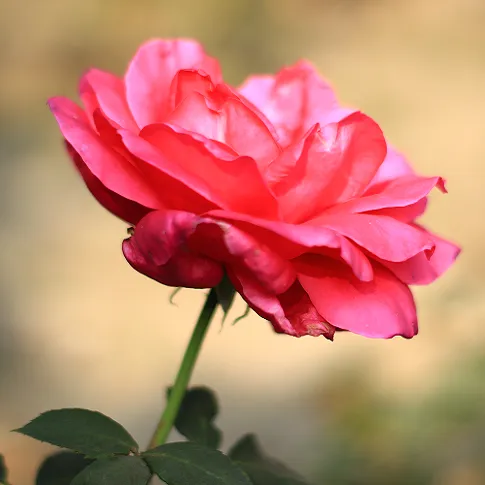
#> input picture rose.jpg, 485 x 485 px
$ jupyter execute ft.ipynb
#> lines starting #> are read from the running program, lines starting #| are printed output that depends on the picture
## E94096055 牛俊傑 工程數學(三)期末作業
#### 使用python做出一維以及二維的快速傅立葉變換

[cell 1]
import cv2 as cv
import numpy as np
from matplotlib import pyplot as plt
import scipy.fft

# 一維快速傅立葉變換FFT(fast fourier transfer)

[cell 2]
t = 0.5             # 取樣時間
sample_rate = 800  # 取樣率，每秒取幾個樣本
#建立隨便一個訊號
def signal(t, sample_rate):
    f = 10
    x = np.linspace(0, t, int(t * sample_rate), endpoint = False)
    return (np.sin(1 * f * 2 * np.pi * x) / 1 +    #方便觀察把1寫出來
            np.sin(3 * f * 2 * np.pi * x) / 2 +
            np.sin(4 * f * 2 * np.pi * x) / 5 +
            np.sin(8 * f * 2 * np.pi * x) / 3 )

samples = signal(t, sample_rate)#例子一
plt.plot(samples)#顯示例子一
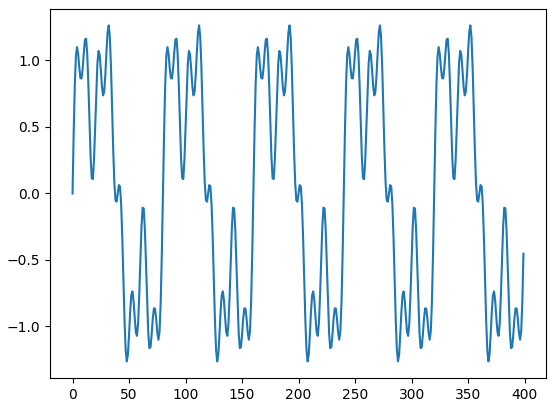
#> figure drawn by matplotlib, 1 panel; curve peaks at x = 32, y = 1.26

[cell 3]
sp = np.fft.fft(samples) #做np的FFT
freq = np.fft.fftfreq(samples.size, d = 1 / sample_rate) #頻率
amp = np.abs(sp) #振幅
#圖
ax = plt.gca()
ax.stem( freq ,amp / np.max(amp))#x:頻率，y:振幅
ax.set_xlim([0,  np.max(freq)])
plt.show()
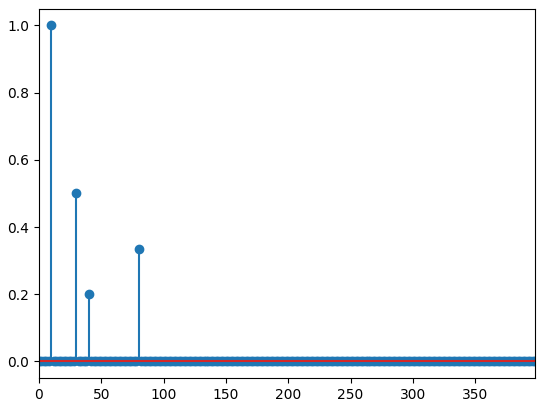
#> figure drawn by matplotlib, 1 panel

[cell 4]
sp2 = sp.copy()
# 濾掉頻率 10 與 -10 以外的部份
sp2[np.intersect1d(np.where(freq != 10), np.where(freq!=-10))]=0
# 只需要實部的部份
samples2 = np.fft.ifft(sp2).real
#取x範圍與dx
x = np.linspace(0, t, int(t * sample_rate), endpoint = False)
plt.plot(x, samples,label = 'sample signal')
plt.plot(x, samples2,label = 'after filter')
plt.legend()#顯示圖例
plt.show()
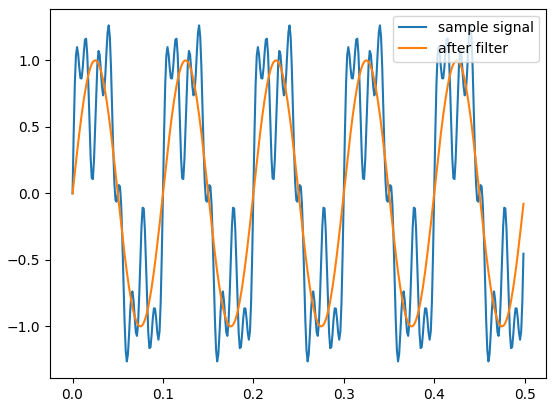
#> figure drawn by matplotlib, 1 panel; curve peaks at x = 0.04, y = 1.26; curve peaks at x = 0.025, y = 1

[cell 5]
y_sci = scipy.fft.fft(sp) #sample signal做scipy的FFT
y_sci2 = scipy.fft.fft(sp2) #after filter做scipy的FFT
#取x範圍與dx
x = np.linspace(0, t, int(t * sample_rate), endpoint = False)
plt.plot(x, y_sci,label = 'sample signal')
plt.plot(x, y_sci2,label = 'after filter')
plt.legend()
plt.show()
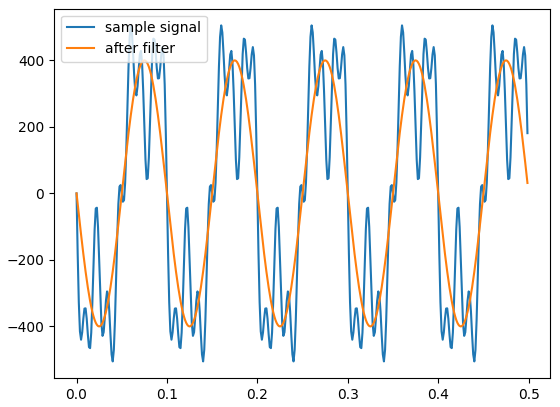
#> figure drawn by matplotlib, 1 panel; curve peaks at x = 0.36, y = 505.1; curve peaks at x = 0.075, y = 400

### 我是真的不知道為啥np跟scipy會相反，我看網路上的範例是正常的

# 二維FFT

## 未完成

[cell 6]
N = 256
x = np.linspace(-10, 10, N)
y = np.linspace(-10, 10, N)

X,Y = np.meshgrid(x,y)

Z = 2 * np.cos(0.2 * np.pi * X)     #光柵

Z_fft2 = np.fft.fft2(Z)
Z_fft2_sh = abs(np.fft.fftshift(Z_fft2))

plt.subplot(221)
plt.imshow(Z)
plt.title('Original')

plt.subplot(222)
plt.imshow(abs(Z_fft2))
plt.title('fft2')

plt.subplot(223)
plt.imshow(Z_fft2_sh)
plt.title('fft2-shift')

plt.subplot(224)
plt.plot(Z_fft2_sh[128,:])
plt.title('x = 128')


plt.show()
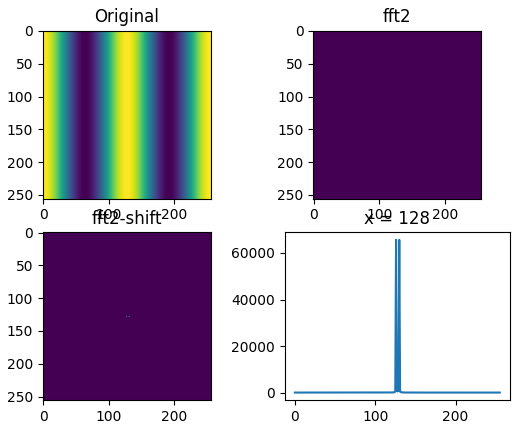
#> figure drawn by matplotlib, 4 panels; panel 4: curve peaks at x = 130, y = 65657.7

---
## 圖片轉換成頻域後再轉換回原本的

[cell 7]
img = cv.imread('rose.jpg', 0)
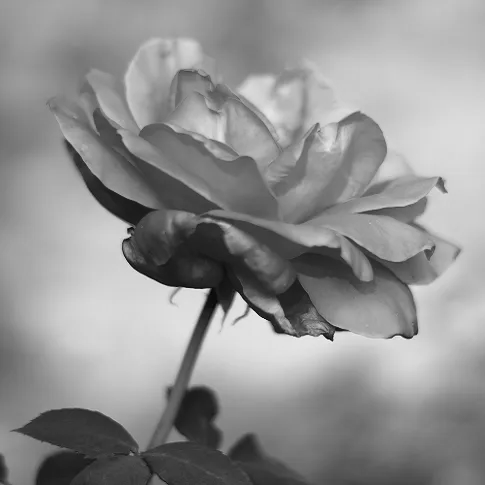
#> img: shape (485, 485); min 2, max 244, mean 145.3
f = np.fft.fft2(img)
fshift = np.fft.fftshift(f)
magnitude_spectrum = 20 * np.log(np.abs(fshift))
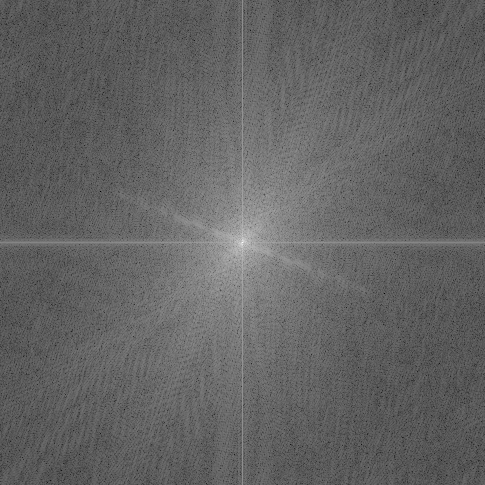
#> magnitude_spectrum: shape (485, 485) float64; min 14.63, max 346.9, mean 144.4; drawn with min black and max white

plt.subplot(121),plt.imshow(img, cmap = 'gray')
plt.title('Input Image'), plt.xticks([]), plt.yticks([])
plt.subplot(122),plt.imshow(magnitude_spectrum, cmap = 'gray')
plt.title('Magnitude Spectrum'), plt.xticks([]), plt.yticks([])
plt.show()

[cell 8]
ifshift = np.fft.ifftshift(fshift)
ifimg = np.log(np.abs(ifshift))
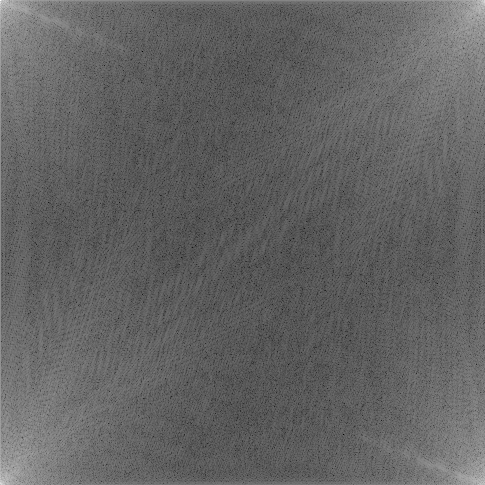
#> ifimg: shape (485, 485) float64; min 0.732, max 17.35, mean 7.22; drawn with min black and max white
ff = np.fft.ifft2(ifshift)
ori_img = np.abs(ff)

plt.subplot(122),plt.imshow(ori_img, cmap = 'gray')
plt.title('Original image'), plt.xticks([]), plt.yticks([])
plt.subplot(121),plt.imshow(magnitude_spectrum, cmap = 'gray')
plt.title('Magnitude Spectrum'), plt.xticks([]), plt.yticks([])
plt.show()

$ run again, with flower.jpg copied over rose.jpg
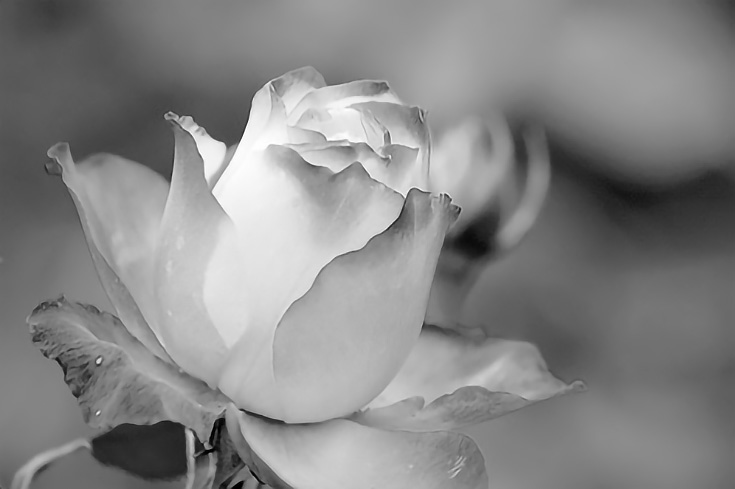
#> input picture flower.jpg, 735 x 489 px
#> img is the input picture: shape (489, 735); min 0, max 255, mean 134.8
#> `magnitude_spectrum = 20 * np.log(np.abs(fshift))`:
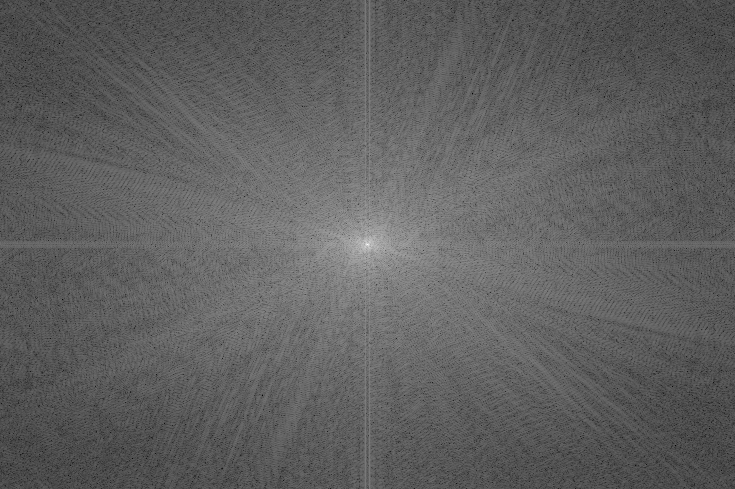
#> magnitude_spectrum: shape (489, 735) float64; min 19.15, max 353.9, mean 144.8; drawn with min black and max white
#> `ifimg = np.log(np.abs(ifshift))`:
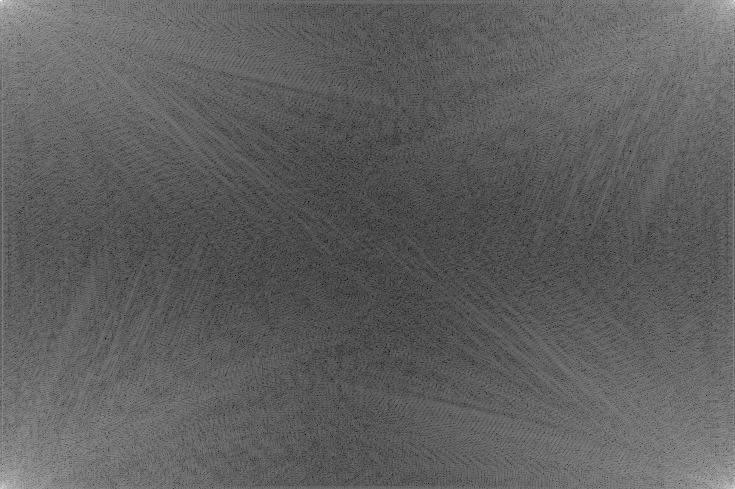
#> ifimg: shape (489, 735) float64; min 0.957, max 17.7, mean 7.24; drawn with min black and max white
